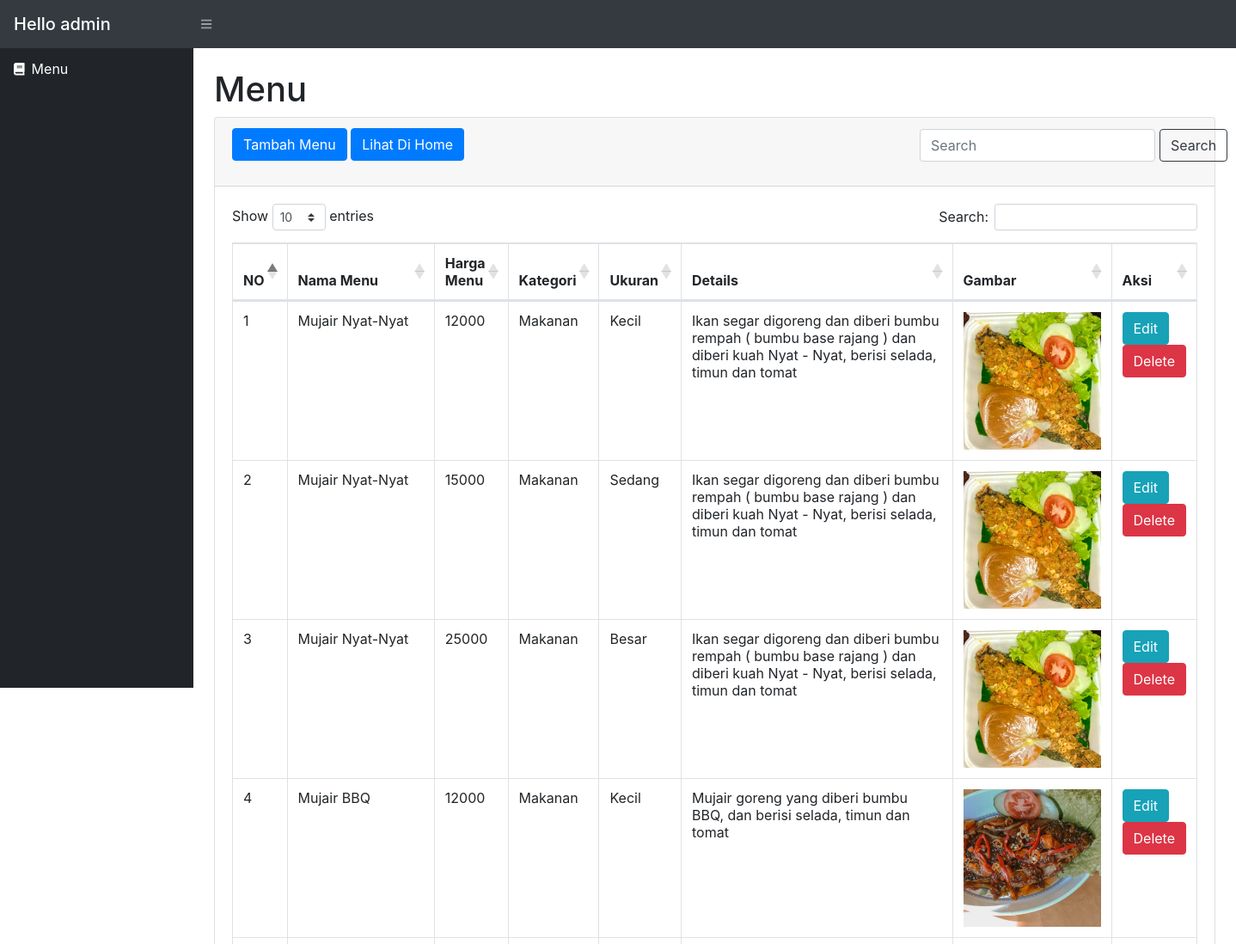
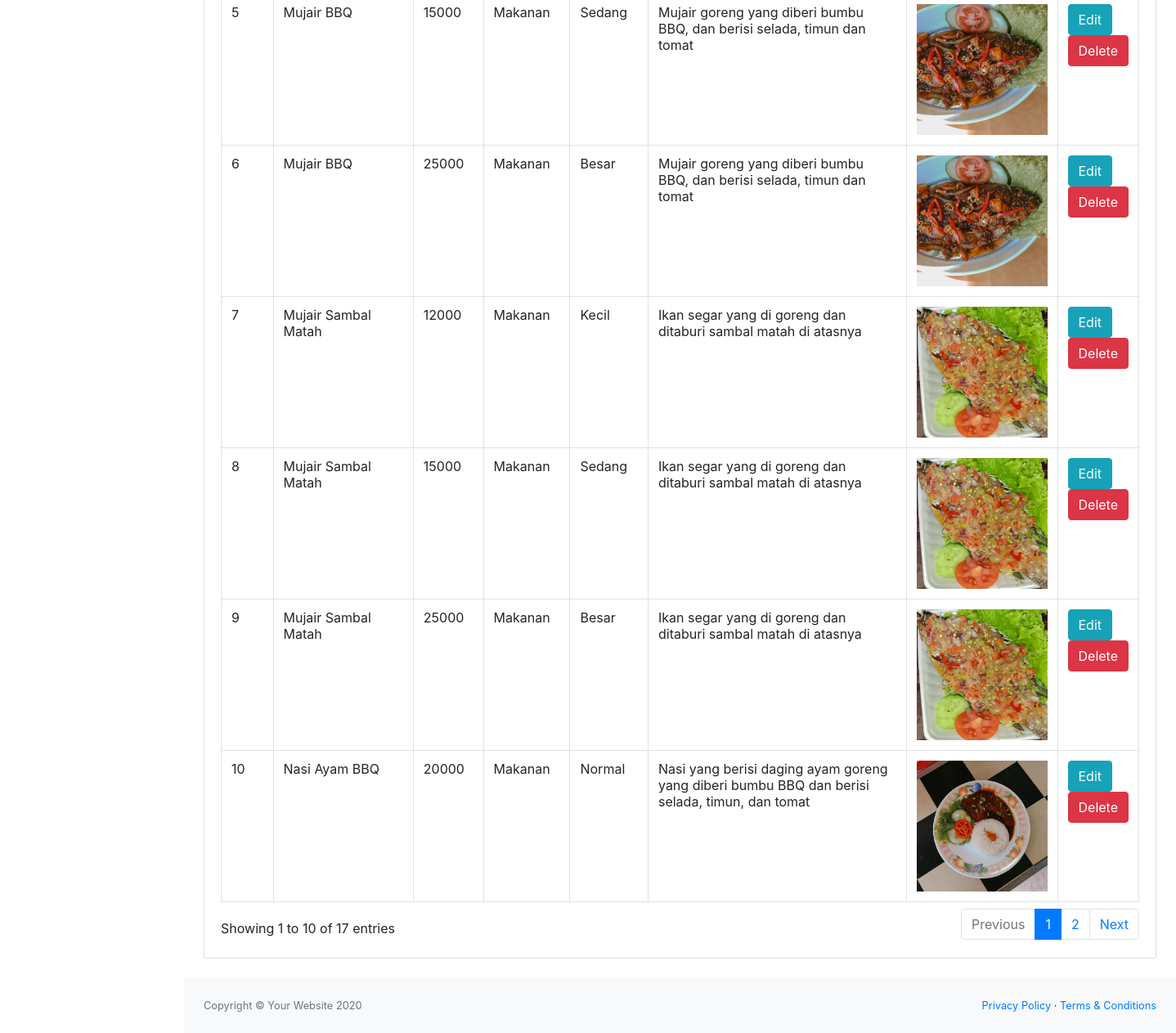
Screenshot of /adminmenu.php with the database file from the repository (2 pictures, top to bottom).
### tables this page shows
CREATE TABLE `menu` (
  `id_menu` int(11) NOT NULL,
  `nama_menu` varchar(30) NOT NULL,
  `harga_menu` int(11) NOT NULL,
  `kategori` varchar(15) NOT NULL,
  `ukuran` varchar(15) NOT NULL,
  `deskripsi` varchar(300) NOT NULL,
  `gambar` varchar(30) NOT NULL
);

### adminmenu.php (the view, shortened to what this page needs)
<?php
require('server.php');
?>
<!DOCTYPE html
<html lang="en">
<head>
    <link href="css/styles.css" rel="stylesheet" />
    <link href="https://cdn.datatables.net/1.10.20/css/dataTables.bootstrap4.min.css" rel="stylesheet"
 />
</head>
<body class="sb-nav-fixed">
    <nav class="sb-topnav navbar navbar-expand navbar-dark bg-dark">
        <h5 class="navbar-brand">Hello admin</h5>
        <button class="btn btn-link btn-sm order-1 order-lg-0" id="sidebarToggle" href="#"><i
                class="fas fa-bars"></i></button>
    </nav>
    <div id="layoutSidenav">
        <div id="layoutSidenav_nav">
            <nav class="sb-sidenav accordion sb-sidenav-dark" id="sidenavAccordion">
                <div class="sb-sidenav-menu">
                    <div class="nav">
                        <a class="nav-link" href="adminmenu.php">
                            <div class="sb-nav-link-icon"><i class="fas fa-book"></i></div>
                            Menu
                        </a>
                    </div>
                </div>
            </nav>
        </div>
        <div id="layoutSidenav_content">
            <main>
                <div class="container-fluid">
                    <h1 class="mt-4">Menu</h1>
                    <div class="card mb-4">
                        <div class="card-header">
                            <button type="button" class="btn btn-primary" data-toggle="modal"
                                data-target="#exampleModal">
                                Tambah Menu
                            </button>
                            <a href="menu.php" class="btn btn-primary">Lihat Di Home</a>
                            <form class="d-flex" method="post" action="">
                                <input class="form-control float-end" name="keyword" type="search" placeholder="Search" autocomplete="off" style="width:300px; margin-top:-37px;margin-left:800px;">
                                <button class="btn btn-outline-dark" type="submit" name="cari" style="margin-left:5px; margin-top:-37px;">Search</button>
                            </form>
                        </div>
                        <div class="card-body">
                            <div class="table-responsive">
                                <table class="table table-bordered" id="dataTable" width="100%" cellspacing="0">
                                    <thead>
                                        <tr>
                                            <th>NO</th>
                                            <th>Nama Menu</th>
                                            <th>Harga Menu</th>
                                            <th>Kategori</th>
                                            <th>Ukuran</th>
                                            <th>Details</th>
                                            <th>Gambar</th>
                                            <th>Aksi</th>
                                        </tr>
                                    </thead>
                                    <tbody>
                                    <?php
                                    $ambilmenu=mysqli_query($conn, "SELECT * FROM menu ");
                                    $i=1;
                                    while($data=mysqli_fetch_array($ambilmenu)){
                                        $nama=$data['nama_menu'];
                                        $harga=$data['harga_menu'];
                                        $kategori=$data['kategori'];
                                        $ukuran=$data['ukuran'];
                                        $deskripsi=$data['deskripsi'];
                                        $gambar=$data['gambar'];
                                        $id=$data['id_menu'];
                                    ?>
                                        <tr>
                                            <td><?=$i++;?></td>
                                            <td style="width:150px;"><?=$nama;?></td>
                                            <td style="width:50px;"><?=$harga;?></td>
                                            <td><?=$kategori?></td>
                                            <td><?=$ukuran?></td>
                                            <td style="width:300px;"><?=$deskripsi?></td>
                                            <td><img src="images/<?=$gambar;?>" style="width:160px; height:160px;"></td>
                                            <td>
                                                <button type="button" class="btn btn-info" data-toggle="modal"
                                                    data-target="#edit<?=$id?>">
                                                    Edit
                                                </button>
                                                <button type="button" class="btn btn-danger" data-toggle="modal"
                                                    data-target="#delete<?=$id?>">
                                                    Delete
                                                </button>
                                            </td>
                                        </tr>
                                        <?php
                                        }
                                        ?>
                                    </tbody>
                                </table>
                            </div>
                        </div>
                    </div>
                </div>
            </main>
            <footer class="py-4 bg-light mt-auto">
                <div class="container-fluid">
                    <div class="d-flex align-items-center justify-content-between small">
                        <div class="text-muted">Copyright &copy; Your Website 2020</div>
                        <div>
                            <a href="#">Privacy Policy</a>
                            &middot;
                            <a href="#">Terms &amp; Conditions</a>
                        </div>
                    </div>
                </div>
            </footer>
        </div>
    </div>
</body>
</html>

### rows the page displays
menu: nama_menu "Mujair Nyat-Nyat", harga_menu "12000", kategori "Makanan", ukuran "Kecil", deskripsi "Ikan segar digoreng dan diberi bumbu rempah ( bumbu base rajang ) dan diberi kuah Nyat - Nyat, berisi selada, timun dan tomat", gambar (picture)
menu: nama_menu "Mujair Nyat-Nyat", harga_menu "15000", kategori "Makanan", ukuran "Sedang", deskripsi "Ikan segar digoreng dan diberi bumbu rempah ( bumbu base rajang ) dan diberi kuah Nyat - Nyat, berisi selada, timun dan tomat", gambar (picture)
menu: nama_menu "Mujair Nyat-Nyat", harga_menu "25000", kategori "Makanan", ukuran "Besar", deskripsi "Ikan segar digoreng dan diberi bumbu rempah ( bumbu base rajang ) dan diberi kuah Nyat - Nyat, berisi selada, timun dan tomat", gambar (picture)
menu: nama_menu "Mujair BBQ", harga_menu "12000", kategori "Makanan", ukuran "Kecil", deskripsi "Mujair goreng yang diberi bumbu BBQ, dan berisi selada, timun dan tomat", gambar (picture)
menu: nama_menu "Mujair BBQ", harga_menu "15000", kategori "Makanan", ukuran "Sedang", deskripsi "Mujair goreng yang diberi bumbu BBQ, dan berisi selada, timun dan tomat", gambar (picture)
menu: nama_menu "Mujair BBQ", harga_menu "25000", kategori "Makanan", ukuran "Besar", deskripsi "Mujair goreng yang diberi bumbu BBQ, dan berisi selada, timun dan tomat", gambar (picture)
menu: nama_menu "Mujair Sambal Matah", harga_menu "12000", kategori "Makanan", ukuran "Kecil", deskripsi "Ikan segar yang di goreng dan ditaburi sambal matah di atasnya", gambar (picture)
menu: nama_menu "Mujair Sambal Matah", harga_menu "15000", kategori "Makanan", ukuran "Sedang", deskripsi "Ikan segar yang di goreng dan ditaburi sambal matah di atasnya", gambar (picture)
menu: nama_menu "Mujair Sambal Matah", harga_menu "25000", kategori "Makanan", ukuran "Besar", deskripsi "Ikan segar yang di goreng dan ditaburi sambal matah di atasnya", gambar (picture)
menu: nama_menu "Nasi Ayam BBQ", harga_menu "20000", kategori "Makanan", ukuran "Normal", deskripsi "Nasi yang berisi daging ayam goreng yang diberi bumbu BBQ dan berisi selada, timun, dan tomat", gambar (picture)
